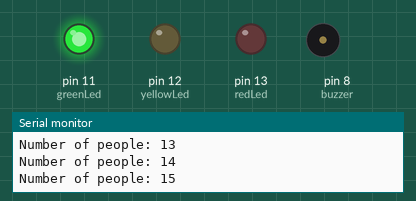
Simulated run of this sketch. Board: Arduino Uno, built with avr-gcc and run on an emulated ATmega328P. Parts: output pins drawn as LEDs (lit = HIGH), buzzer (waves = sounding, pin HIGH), the last lines printed to the serial monitor.

Above: at 4.6 s.
At 11.5 s:
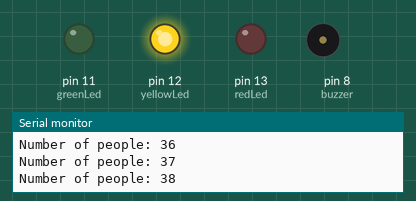
At 14.4 s:
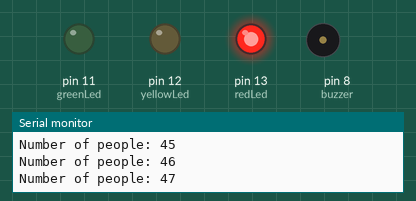
At 15.9 s:
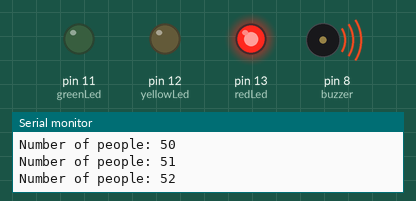
Timing chart, 0 to 21.9 s (numbered marks = the images above):
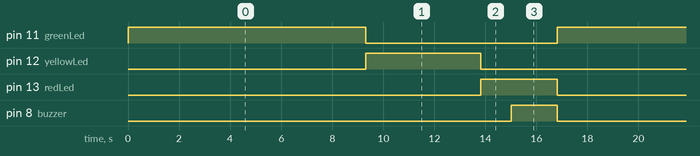

The sketch:

sketch.ino
```cpp
const int greenLed = 11;
const int yellowLed = 12;
const int redLed = 13;
const int buzzer = 8;

int numPeople = 0;

void setup() {
  pinMode(greenLed, OUTPUT);
  pinMode(yellowLed, OUTPUT);
  pinMode(redLed, OUTPUT);
  pinMode(buzzer, OUTPUT);

  Serial.begin(9600);
}

void loop() {

  Serial.print("Number of people: ");
  Serial.println(numPeople);

  digitalWrite(greenLed, LOW);
  digitalWrite(yellowLed, LOW);
  digitalWrite(redLed, LOW);


  if (numPeople <= 30) {
    digitalWrite(greenLed, HIGH);
  }
  else if (numPeople >= 31 && numPeople <= 45) {
    digitalWrite(yellowLed, HIGH);
  }
  else if (numPeople >= 46 && numPeople <= 50) {
    digitalWrite(redLed, HIGH);
  }

  if (numPeople >= 50) {
    digitalWrite(redLed, HIGH);
    digitalWrite(buzzer, HIGH);
  } else {
    digitalWrite(buzzer, LOW);
  }

  delay(300);

  numPeople++;
  if (numPeople > 55) {
    numPeople = 0;
  }
}
```

Measured:
- by itself, pin 11 (greenLed): alternates HIGH for 9.3 s and LOW for 7.5 s
- by itself, pin 12 (yellowLed): alternates HIGH for 4.5 s and LOW for 12.3 s
- by itself, pin 13 (redLed): alternates HIGH for 3.0 s and LOW for 13.8 s
- by itself, pin 8 (buzzer): alternates HIGH for 1.8 s and LOW for 15.0 s
